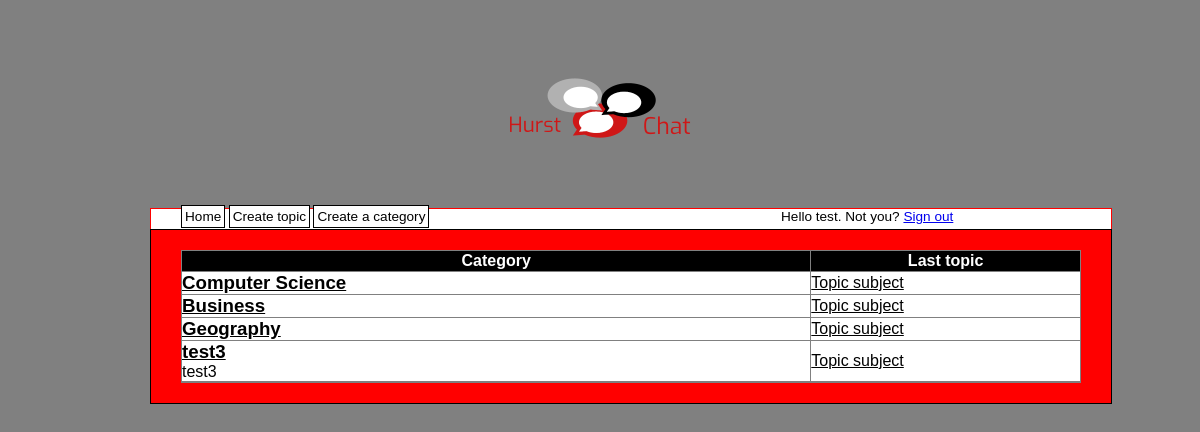
Screenshot of / (signed in) with the database file from the repository.
### tables this page shows
CREATE TABLE `categories` (
  `cat_id` int(8) NOT NULL AUTO_INCREMENT,
  `cat_name` varchar(100) NOT NULL,
  `cat_description` varchar(100) NOT NULL,
  PRIMARY KEY (`cat_id`)
);

### index.php (the view, shortened to what this page needs)
<?php
include 'header.php';
$conn = mysqli_connect("fdb27.runhosting.com", "3578976_forum", "Dovahkiin1", "3578976_forum");
$sql = ("SELECT cat_id, cat_name, cat_description FROM categories");
$result = mysqli_query($conn, $sql);
if(!$result)
{
    echo 'The categories could not be displayed, please try again later.';
}
else
{
    if(mysqli_num_rows($result) == 0)
    {
        echo 'No categories defined yet.';
    }
    else
    {
        echo '<table border="1">
              <tr>
                <th style="background-color: #000;">Category</th>
                <th style="background-color: #000;">Last topic</th>
              </tr>';
        while($row = mysqli_fetch_assoc($result))
        {
            echo '<tr style="background-color: white;">';
                echo '<td class="leftpart">';
                    echo '<h3><a href="category.php?id=' . $row['cat_id'] . '">' . $row['cat_name'] . '</a></h3>' . $row['cat_description'];
                echo '</td>';
                echo '<td class="rightpart">';
                            echo '<a href="topic.php">Topic subject</a>';
                echo '</td>';
            echo '</tr>';
        }
    }
}
?>

### style1.css (style rules this page uses)
body { background-color: grey; text-align: center; }
table { border-collapse: collapse; width: 100%; background-color: white; }
table a { color: #000; }
th { background-color: white; color: white; }
tr { background-color: yellow; }
td { padding: 0px; background-color: white; }
h3 { margin: 0; padding: 0; }
.leftpart { width: 70% }
.rightpart { width: 30%; }

### rows the page displays
categories: cat_name "Computer Science"
categories: cat_name "Business"
categories: cat_name "Geography"
categories: cat_name "test3", cat_description "test3"

### other values shown
$_SESSION['user_name'] "test"
